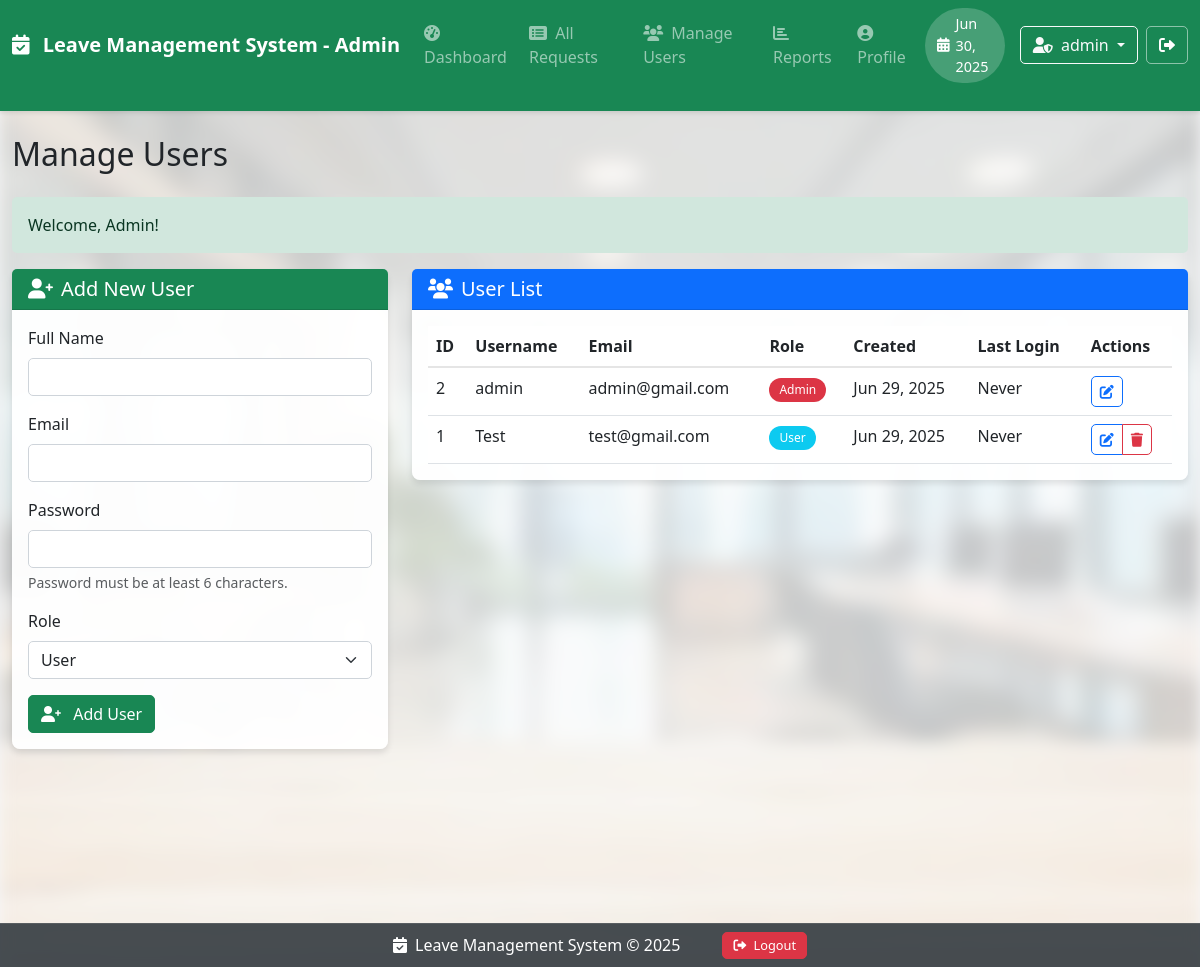
Page /admin/manage_users.php (signed in) on the committed database.
### tables this page shows
CREATE TABLE IF NOT EXISTS users (
                                     id INT AUTO_INCREMENT PRIMARY KEY,
                                     name VARCHAR(100) NOT NULL,
    email VARCHAR(100) NOT NULL UNIQUE,
    password VARCHAR(255) NOT NULL,
    role ENUM('admin', 'user') DEFAULT 'user',
    created_at TIMESTAMP DEFAULT CURRENT_TIMESTAMP,
    last_login TIMESTAMP NULL
    );

### admin/manage_users.php (the view, shortened to what this page needs)
<?php
require_once '../includes/functions.php';
$currentUserId = $_SESSION['user_id'];
try {
    $stmt = $pdo->query("SELECT * FROM users ORDER BY role = 'admin' DESC, created_at DESC");
    $users = $stmt->fetchAll(PDO::FETCH_ASSOC);
} catch (PDOException $e) {
    $error = "Database error: " . $e->getMessage();
}
?>
<!DOCTYPE html>
<html lang="en">
<head>
    <link href="https://cdn.jsdelivr.net/npm/bootstrap@5.3.0/dist/css/bootstrap.min.css" rel="stylesheet">
    <link rel="stylesheet" href="https://cdnjs.cloudflare.com/ajax/libs/font-awesome/6.0.0/css/all.min.css">
    <link rel="stylesheet" href="../assets/css/style.css">
</head>
<body>
<?php include '../includes/admin-navbar.php'; ?>
<div class="content-wrapper">
    <div class="container-fluid py-4">
        <h2 class="mb-4">Manage Users</h2>
        <?php displayMessage(); ?>
        <div class="row mb-4">
            <div class="col-md-4">
                <div class="card">
                    <div class="card-header bg-success text-white">
                        <h5 class="mb-0"><i class="fas fa-user-plus me-2"></i>Add New User</h5>
                    </div>
                    <div class="card-body">
                        <form method="POST" action="manage_users.php">
                            <div class="mb-3">
                                <label for="name" class="form-label">Full Name</label>
                                <input type="text" class="form-control" id="name" name="name" required>
                            </div>
                            <div class="mb-3">
                                <label for="email" class="form-label">Email</label>
                                <input type="email" class="form-control" id="email" name="email" required>
                            </div>
                            <div class="mb-3">
                                <label for="password" class="form-label">Password</label>
                                <input type="password" class="form-control" id="password" name="password" required>
                                <div class="form-text">Password must be at least 6 characters.</div>
                            </div>
                            <div class="mb-3">
                                <label for="role" class="form-label">Role</label>
                                <select class="form-select" id="role" name="role" required>
                                    <option value="user">User</option>
                                </select>
                            </div>
                            <button type="submit" class="btn btn-success">
                                <i class="fas fa-user-plus me-2"></i> Add User
                            </button>
                        </form>
                    </div>
                </div>
            </div>
            <div class="col-md-8">
                <div class="card">
                    <div class="card-header bg-primary text-white">
                        <h5 class="mb-0"><i class="fas fa-users me-2"></i>User List</h5>
                    </div>
                    <div class="card-body">
                        <?php if (isset($users) && count($users) > 0): ?>
                            <div class="table-responsive">
                                <table class="table table-hover">
                                    <thead>
                                    <tr>
                                        <th>ID</th>
                                        <th>Username</th>
                                        <th>Email</th>
                                        <th>Role</th>
                                        <th>Created</th>
                                        <th>Last Login</th>
                                        <th>Actions</th>
                                    </tr>
                                    </thead>
                                    <tbody>
                                    <?php foreach ($users as $user): ?>
                                        <tr>
                                            <td><?php echo $user['id']; ?></td>
                                            <td><?php echo htmlspecialchars($user['name']); ?></td>
                                            <td><?php echo htmlspecialchars($user['email']); ?></td>
                                            <td>
                                                <span class="badge bg-<?php echo $user['role'] === 'admin' ? 'danger' : 'info'; ?>">
                                                    <?php echo ucfirst($user['role']); ?>
                                                </span>
                                            </td>
                                            <td><?php echo formatDateForDisplay($user['created_at'], 'M d, Y'); ?></td>
                                            <td><?php echo $user['last_login'] ? formatDateForDisplay($user['last_login'], 'M d, Y') : 'Never'; ?></td>
                                            <td>
                                                <div class="btn-group" role="group">
                                                    <button type="button" class="btn btn-sm btn-outline-primary edit-user-btn"
                                                            data-bs-toggle="modal"
                                                            data-bs-target="#editUserModal"
                                                            data-user-id="<?php echo $user['id']; ?>"
                                                            data-user-name="<?php echo htmlspecialchars($user['name']); ?>"
                                                            data-user-email="<?php echo htmlspecialchars($user['email']); ?>"
                                                            data-user-role="<?php echo $user['role']; ?>">
                                                        <i class="fas fa-edit"></i>
                                                    </button>
                                                    <?php if ($user['id'] != $currentUserId && $user['email'] !== 'admin@gmail.com'): ?>
                                                        <button type="button" class="btn btn-sm btn-outline-danger delete-user-btn"
                                                                data-bs-toggle="modal"
                                                                data-bs-target="#deleteUserModal"
                                                                data-user-id="<?php echo $user['id']; ?>"
                                                                data-user-name="<?php echo htmlspecialchars($user['name']); ?>">
                                                            <i class="fas fa-trash"></i>
                                                        </button>
                                                    <?php endif; ?>
                                                </div>
                                            </td>
                                        </tr>
                                    <?php endforeach; ?>
                                    </tbody>
                                </table>
                            </div>
                        <?php else: ?>
                            <div class="alert alert-info">
                                <i class="fas fa-info-circle me-2"></i> No users found.
                            </div>
                        <?php endif; ?>
                    </div>
                </div>
            </div>
        </div>
    </div>
</div>
<?php include '../includes/footer.php'; ?>
</body>
</html>

### includes/admin-navbar.php (shortened to what this page needs)
<nav class="navbar navbar-expand-lg navbar-dark bg-success">
    <div class="container-fluid">
        <a class="navbar-brand" href="dashboard.php">
            <i class="fas fa-calendar-check me-2"></i> Leave Management System - Admin
        </a>
        <div class="collapse navbar-collapse" id="navbarNav">
            <ul class="navbar-nav me-auto">
                <li class="nav-item">
                    <a class="nav-link" href="dashboard.php">
                        <i class="fas fa-tachometer-alt me-1"></i> Dashboard
                    </a>
                </li>
                <li class="nav-item">
                    <a class="nav-link" href="all_requests.php">
                        <i class="fas fa-list-alt me-1"></i> All Requests
                    </a>
                </li>
                <li class="nav-item">
                    <a class="nav-link" href="manage_users.php">
                        <i class="fas fa-users me-1"></i> Manage Users
                    </a>
                </li>
                <li class="nav-item">
                    <a class="nav-link" href="reports.php">
                        <i class="fas fa-chart-bar me-1"></i> Reports
                    </a>
                </li>
                <li class="nav-item">
                    <a class="nav-link" href="profile.php">
                        <i class="fas fa-user-circle me-1"></i> Profile
                    </a>
                </li>
            </ul>
            <div class="d-flex align-items-center">
                <div class="date-header d-none d-md-flex">
                    <i class="fas fa-calendar-alt"></i> <?php echo getCurrentDateFormatted(); ?>
                </div>
                <div class="dropdown me-2">
                    <button class="btn btn-outline-light dropdown-toggle" type="button" id="userDropdown" data-bs-toggle="dropdown" aria-expanded="false">
                        <i class="fas fa-user-shield me-1"></i> <?php echo $_SESSION['user_name'] ?? 'Admin'; ?>
                    </button>
                </div>
                <a href="../logout.php" class="btn btn-outline-light logout-btn" title="Logout">
                    <i class="fas fa-sign-out-alt"></i>
                </a>
            </div>
        </div>
    </div>
</nav>

### includes/functions.php (shortened to what this page needs)
<?php
function getCurrentDateTime() {
    return '2025-06-30 13:30:07';
}
function formatDateForDisplay($dateString, $format = 'M d, Y') {
    $date = new DateTime($dateString);
    return $date->format($format);
}
function getCurrentDateFormatted() {
    $date = new DateTime(getCurrentDateTime());
    return $date->format('M d, Y');
}
function displayMessage() {
    if (isset($_SESSION['message'])) {
        $type = $_SESSION['message_type'] ?? 'info';
        echo '<div class="alert alert-' . $type . ' alert-dismissible fade show" role="alert">';
        echo $_SESSION['message'];
        echo '<button type="button" class="btn-close" data-bs-dismiss="alert" aria-label="Close"></button>';
        echo '</div>';
    }
}
?>

### includes/footer.php
<footer class="text-center py-2">
    <div class="container">
        <div class="row">
            <div class="col-md-12 d-flex justify-content-center align-items-center flex-wrap">
                <span class="me-3 mb-2 mb-md-0"><i class="fas fa-calendar-check me-1"></i> Leave Management System &copy; <?php echo date('Y'); ?></span>
                <?php if (isset($_SESSION['user_id'])): ?>
                    <div class="ms-md-3">
                        <a href="<?php echo (strpos($_SERVER['PHP_SELF'], '/admin/') !== false || strpos($_SERVER['PHP_SELF'], '/user/') !== false) ? '../logout.php' : 'logout.php'; ?>"
                           class="btn btn-sm btn-danger footer-logout">
                            <i class="fas fa-sign-out-alt me-1"></i> Logout
                        </a>
                    </div>
                <?php endif; ?>
            </div>
        </div>
    </div>
</footer>

### assets/css/style.css (style rules this page uses)
body { position: relative; min-height: 100vh; padding-bottom: 70px; margin: 0; background-color: #f8f9fa; }
body::before { content: ""; position: fixed; top: 0; left: 0; width: 100%; height: 100%; background-image: url('../img/bg.jpg'); background-size: cover; background-position: center; background-repeat: no-repeat; filter: blur(8px); opacity: 0.2; z-index: -1; }
.container-fluid { position: relative; z-index: 1; padding-bottom: 20px; }
.content-wrapper { min-height: calc(100vh - 140px); padding-bottom: 80px; }
.btn-close, .btn-close-white { background: transparent !important; border: none !important; opacity: 1 !important; outline: none !important; box-shadow: none !important; }
.date-header { display: inline-flex; align-items: center; background-color: rgba(255, 255, 255, 0.2); border-radius: 50px; padding: 5px 12px; font-size: 0.9rem; color: white; margin-right: 15px; transition: background-color 0.3s; }
.date-header i { margin-right: 6px; font-size: 0.9rem; }
.card { background-color: rgba(255, 255, 255, 0.95); box-shadow: 0 4px 6px rgba(0, 0, 0, 0.1); border: none; border-radius: 8px; transition: all 0.3s ease; margin-bottom: 20px; }
.card-header { border-top-left-radius: 8px; border-top-right-radius: 8px; border-bottom: 1px solid rgba(0, 0, 0, 0.125); font-weight: 500; }
.table { background-color: rgba(255, 255, 255, 0.97); margin-bottom: 0; }
.table thead th { border-bottom: 2px solid rgba(0, 0, 0, 0.1); font-weight: 600; }
.btn { border-radius: 5px; font-weight: 500; outline: none !important; box-shadow: none !important; }
.badge { padding: 6px 10px; font-weight: 500; border-radius: 20px; }
.form-control, .form-select { border-radius: 5px; border: 1px solid #ced4da; }
.alert { border-radius: 5px; border: none; }
.navbar { box-shadow: 0 2px 4px rgba(0, 0, 0, 0.1); position: sticky; top: 0; z-index: 1000; }
.navbar-brand { font-weight: 600; }
.nav-link { font-weight: 500; }
footer { background-color: rgba(52, 58, 64, 0.9); color: white; padding: 10px 0; position: fixed; bottom: 0; left: 0; right: 0; width: 100%; z-index: 1000; height: auto; border-top: 1px solid rgba(255, 255, 255, 0.1); }
footer .d-flex { display: flex; justify-content: center; align-items: center; flex-wrap: wrap; gap: 10px; }
footer .footer-logout { font-size: 0.8rem; padding: 3px 10px; white-space: nowrap; }
.logout-btn { color: white !important; border-color: rgba(255, 255, 255, 0.5); padding: 6px 12px; transition: all 0.2s ease; }
.footer-logout { font-size: 0.8rem; padding: 3px 8px; }

### rows in the picture
users: id "2", name "admin", email "admin@gmail.com", role "Admin", created_at "Jun 29, 2025", shows "Never"
users: id "1", name "Test", email "test@gmail.com", role "User", created_at "Jun 29, 2025", shows "Never"

### other values in the picture
getCurrentDateFormatted() "Jun 30, 2025"
$_SESSION['user_name'] "admin"
$_SESSION['message'] "Welcome, Admin!"
